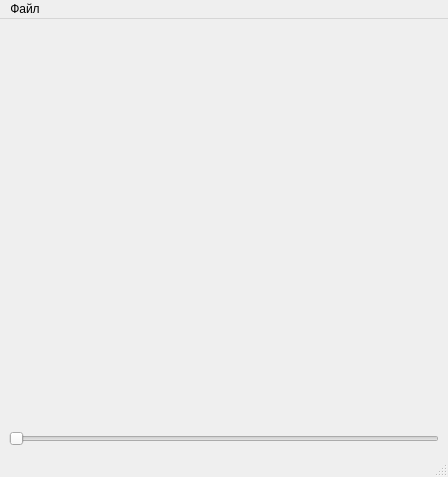
<?xml version="1.0" encoding="UTF-8"?>
<ui version="4.0">
 <class>MainWindow</class>
 <widget class="QMainWindow" name="MainWindow">
  <property name="geometry">
   <rect>
    <x>0</x>
    <y>0</y>
    <width>448</width>
    <height>477</height>
   </rect>
  </property>
  <property name="windowTitle">
   <string>MainWindow</string>
  </property>
  <widget class="QWidget" name="centralwidget">
   <layout class="QVBoxLayout" name="verticalLayout">
    <item>
     <widget class="CircleWidget" name="circle_widget" native="true"/>
    </item>
    <item>
     <widget class="QSlider" name="horizontalSlider">
      <property name="orientation">
       <enum>Qt::Horizontal</enum>
      </property>
     </widget>
    </item>
   </layout>
  </widget>
  <widget class="QMenuBar" name="menubar">
   <property name="geometry">
    <rect>
     <x>0</x>
     <y>0</y>
     <width>448</width>
     <height>26</height>
    </rect>
   </property>
   <widget class="QMenu" name="File_menu">
    <property name="title">
     <string>Файл</string>
    </property>
    <widget class="QMenu" name="sound_menu">
     <property name="title">
      <string>Звук</string>
     </property>
     <addaction name="soundOn_action"/>
     <addaction name="soundOff_action"/>
    </widget>
    <addaction name="sound_menu"/>
    <addaction name="about_action"/>
    <addaction name="separator"/>
    <addaction name="exit_action"/>
   </widget>
   <addaction name="File_menu"/>
  </widget>
  <widget class="QStatusBar" name="statusbar"/>
  <action name="soundOn_action">
   <property name="text">
    <string>Вкл.</string>
   </property>
  </action>
  <action name="soundOff_action">
   <property name="text">
    <string>Выкл.</string>
   </property>
  </action>
  <action name="about_action">
   <property name="text">
    <string>О программе...</string>
   </property>
  </action>
  <action name="exit_action">
   <property name="text">
    <string>Закрыть</string>
   </property>
  </action>
 </widget>
 <customwidgets>
  <customwidget>
   <class>CircleWidget</class>
   <extends>QWidget</extends>
   <header>circlewidget.h</header>
   <container>1</container>
  </customwidget>
 </customwidgets>
 <resources/>
 <connections/>
</ui>
